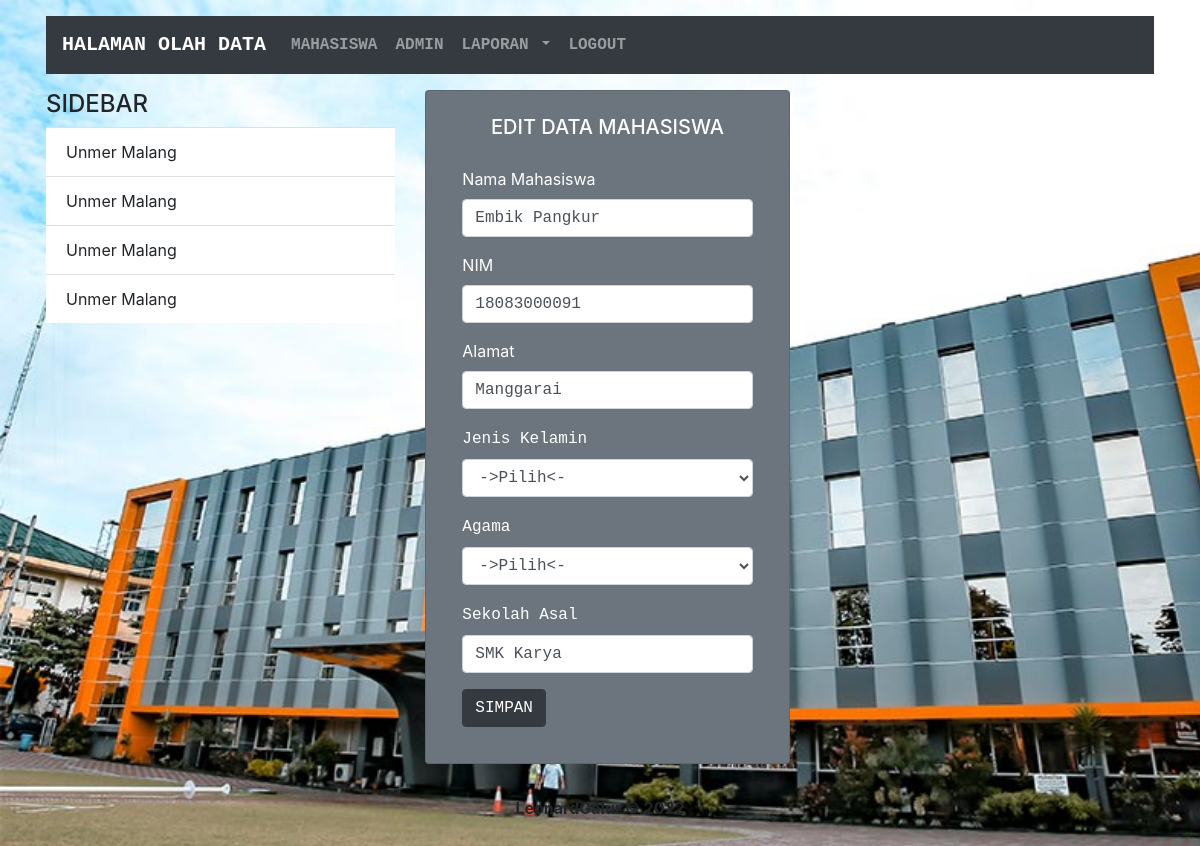
Screenshot of /INDEX.php?z=EMAHASISWA&id=21 (signed in) with the database file from the repository.
### tables this page shows
CREATE TABLE `mahasiswa` (
  `id_mahasiswa` int(11) NOT NULL,
  `nama_mahasiswa` varchar(64) NOT NULL,
  `nim` varchar(11) NOT NULL,
  `alamat` varchar(255) NOT NULL,
  `jenis_kelamin` varchar(16) NOT NULL,
  `agama` varchar(16) NOT NULL,
  `sekolah_asal` varchar(64) NOT NULL
);

### EMAHASISWA.php (the view, shortened to what this page needs)
<!doctype html>
<html lang="en">
  <head>
    <link rel="stylesheet" href="https://cdn.jsdelivr.net/npm/bootstrap@4.3.1/dist/css/bootstrap.min.css">
  </head>
  <body>
   <div class="card w-50 p-3 mb-2 bg-secondary text-white">
                    <h5 class="mx-auto mt-2">EDIT DATA MAHASISWA</h5>
                    <div class="card-body">
                        <form method="post" action="?z=UMAHASISWA">
                            <?php
                            include("KONEK.php");
                            $id=$_GET['id'];
                            $cari=mysqli_query($konek,"SELECT * FROM mahasiswa WHERE id_mahasiswa='$id'") or die (mysqli_error());
                            $data=mysqli_fetch_array($cari);
                            ?>
                            <div class="form-group">
                                <label>Nama Mahasiswa</label>
                                <input type="text" class="form-control text-monospace" name="txtMahasiswa" value="<?php echo $data ['nama_mahasiswa'];?>">
                            </div>
                            <div class="form-group">
                                <label>NIM</label>
                                <input type="text" class="form-control text-monospace" name="txtNim" value="<?php echo $data ['nim'];?>">
                            </div>
                            <div class="form-group">
                                <label>Alamat</label>
                                <input type="text" class="form-control text-monospace" name="txtAlamat" value="<?php echo $data ['alamat'];?>">
                            </div>
                            <div class="form-group">
                                <label class="text-monospace">Jenis Kelamin</label>
                                <select name="kelamin" class="form-control text-monospace">
                                    <option value="">->Pilih<-</option>
                                </select>
                            </div>
                            <div class="form-group">
                                <label class="text-monospace">Agama</label>
                                <select name="txtAgama" class="form-control text-monospace">
                                  <option value="">->Pilih<-</option>
                                </select>
                            </div>
                            <div class="form-group">
                                <label class="text-monospace">Sekolah Asal</label>
                                <input type="text" class="form-control text-monospace" name="txtSekolah" value="<?php echo $data ['sekolah_asal'];?>">
                            </div>
                            <button type="submit" class="btn btn-dark text-monospace">SIMPAN</button>
                        </form>
                    </div>
                </div>
  </body>
</html>

### INDEX.php (style rules this page uses)
body { background: url(unmer.jpg) no-repeat; background-size: cover; }

### rows the page displays
mahasiswa: txtMahasiswa "Embik Pangkur", txtNim "18083000091", txtAlamat "Manggarai", txtSekolah "SMK Karya"
